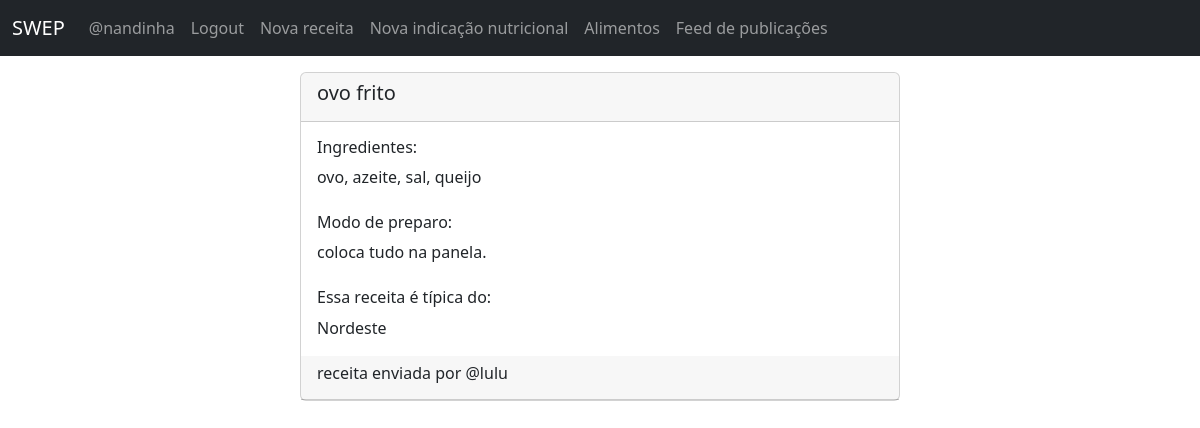
/feed/recipe/2/ (signed in), run on the app's committed database.
### swepApp/models.py (models this page shows, shortened)
class UserSwep(AbstractUser):
    pass

class Recipe(models.Model):
    titulo = models.CharField(max_length=50)
    ingredientes = models.CharField(max_length=500)
    modoPreparo = models.TextField()
    author = models.ForeignKey(UserSwep, on_delete=models.CASCADE)
    Norte = 'Norte'
    Nordeste = 'Nordeste'
    CentroOeste = 'Centro-Oeste'
    Sul = 'Sul'
    Sudeste = 'Sudeste'
    regiaoEnum = [
        (Norte, 'Norte'),
        (Nordeste, 'Nordeste'),
        (CentroOeste, 'Centro-Oeste'),
        (Sul, 'Sul'),
        (Sudeste, 'Sudeste'),
    ]
    regiao = models.CharField(
        max_length=15,
        choices= regiaoEnum,
        null=True)

### swepApp/views.py (the view)
# urls.py: path('feed/recipe/<int:pk>/', ShowRecipeView, name='Receita'),
def ShowRecipeView(request, pk):
    recipe = Recipe.objects.get(id=pk)
    context = { 'recipe':recipe }
    return render(request, 'showRecipe.html', context)

### swepApp/templates/showRecipe.html (shortened to what this page needs)
<!doctype html>
<html lang="pt-br">
  <head>
    <link href="https://cdn.jsdelivr.net/npm/bootstrap@5.2.1/dist/css/bootstrap.min.css"
          rel="stylesheet"
>
  </head>
  <body>
    {% include "navbar.html" %}
    <div class="d-flex justify-content-center mt-3">
      <div class="card w-50">
        <div class="card-header">
          <h5>{{ recipe.titulo }}</h5>
        </div>
        <div class="card-body">
          <h6>Ingredientes:</h6>
          {{ recipe.ingredientes }}
          <br/><br/>
          <h6>Modo de preparo:</h6>
          {{ recipe.modoPreparo }}
          <br/><br/>
          {% if recipe.regiao %}
            <h6>Essa receita é típica do:</h6> {{ recipe.regiao }}
            <br/>
          {% endif %}
        </div>
        <div class="card-header">
          <h6>receita enviada por @{{ recipe.author }}</h6>
        </div>
      </div>
    </div>
  </body>

### swepApp/templates/navbar.html (shortened to what this page needs)
<nav class="navbar navbar-expand-lg navbar-dark bg-dark">
  <div class="container-fluid">
    <a class="navbar-brand ml-3" href="/">SWEP</a>
    <div class="collapse navbar-collapse" id="navbarSupportedContent">
      <ul class="navbar-nav mr-auto">
        {% if request.user.is_authenticated %}
        <li class="nav-item">
          <a class="nav-link" href="#">@{{ user.get_username }}</a>
          <li class="nav-item">
            <a class="nav-link" href="/logout/">Logout</a>
          </li>
          <li class="nav-item">
            <a class="nav-link" href="/newRecipe/">Nova receita</a>
          </li>
          <li class="nav-item">
            <a class="nav-link" href="/indicacoesNutricionais/">Nova indicação nutricional</a>
        {% endif %}
      </li>
      <li class="nav-item">
        <a class="nav-link" href="/alimentos/">Alimentos</a>
      </li>
    </li>
    <li class="nav-item">
      <a class="nav-link" href="/feed/">Feed de publicações</a>
    </li>
      </div>
    </div>
  </nav>

### data on the page
UserSwep: get_username "nandinha"
Recipe: titulo "ovo frito", ingredientes "ovo, azeite, sal, queijo", modoPreparo "coloca tudo na panela.", regiao "Nordeste", author "lulu"
